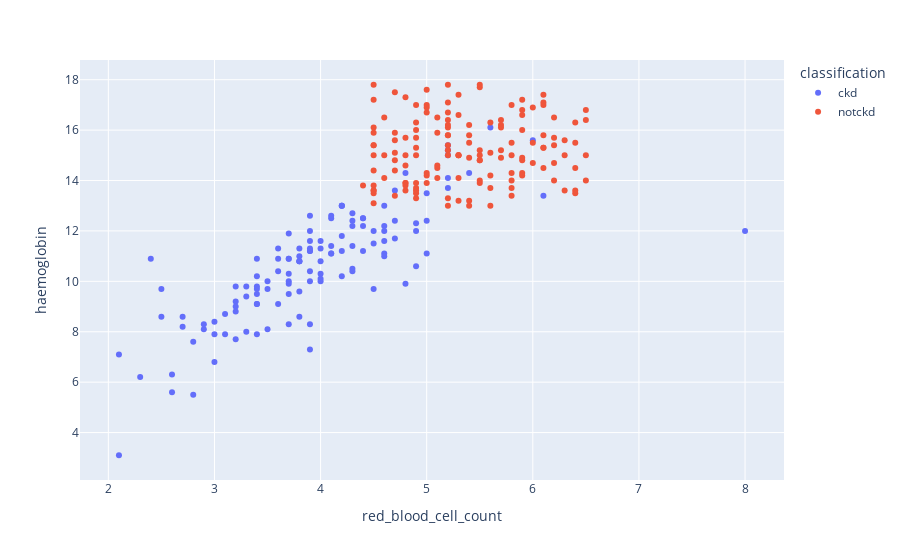

The code cell stored with this chart in its notebook:
### Code cell
scatters('red_blood_cell_count', 'haemoglobin')

### Figure 1 — Plotly figure (JSON) as saved in the notebook; plotly's stock layout.template omitted (floating-point values rounded to 4 significant figures; data arrays with more than 128 entries replaced by an {"elided": "..."} marker saying what was removed)
{"data": [{"hovertemplate": "classification=ckd<br>red_blood_cell_count=%{x}<br>haemoglobin=%{y}<extra></extra>", "legendgroup": "ckd", "marker": {"color": "#636efa", "symbol": "circle"}, "mode": "markers", "name": "ckd", "orientation": "v", "showlegend": true, "type": "scatter", "x": {"elided": "250 float values"}, "xaxis": "x", "y": {"elided": "250 float values"}, "yaxis": "y"}, {"hovertemplate": "classification=notckd<br>red_blood_cell_count=%{x}<br>haemoglobin=%{y}<extra></extra>", "legendgroup": "notckd", "marker": {"color": "#EF553B", "symbol": "circle"}, "mode": "markers", "name": "notckd", "orientation": "v", "showlegend": true, "type": "scatter", "x": {"elided": "150 float values"}, "xaxis": "x", "y": {"elided": "150 float values"}, "yaxis": "y"}], "layout": {"legend": {"title": {"text": "classification"}, "tracegroupgap": 0}, "margin": {"t": 60}, "xaxis": {"anchor": "y", "domain": [0, 1], "title": {"text": "red_blood_cell_count"}}, "yaxis": {"anchor": "x", "domain": [0, 1], "title": {"text": "haemoglobin"}}}}
